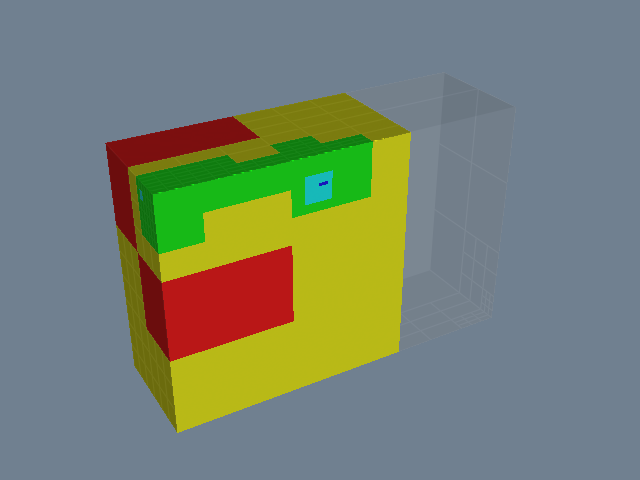

The Python source for this figure:
#!/usr/bin/env python

# Clip a hyper tree grid along an axis-aligned plane using
# vtkHyperTreeGridAxisClip.  The clipped result is rendered as a solid
# surface with the full HTG wireframe shown for context.

# Factory overrides: importing these modules registers the OpenGL rendering
# and interaction style implementations for vtkRenderingCore factory classes.
import vtkmodules.vtkInteractionStyle  # noqa: F401
import vtkmodules.vtkRenderingOpenGL2  # noqa: F401
# VTK pipeline classes used in this example
from vtkmodules.vtkFiltersHyperTree import (
    vtkHyperTreeGridAxisClip,
    vtkHyperTreeGridGeometry,
)
from vtkmodules.vtkFiltersSources import vtkHyperTreeGridSource
from vtkmodules.vtkRenderingCore import (
    vtkActor,
    vtkPolyDataMapper,
    vtkRenderWindow,
    vtkRenderWindowInteractor,
    vtkRenderer,
)

# Colors (normalized RGB)
light_gray_rgb = (0.800, 0.800, 0.800)
slate_gray_background_rgb = (0.439, 0.502, 0.565)

# Source: create a 3D hyper tree grid from a text descriptor
descriptor = (
    "RRR .R. .RR ..R ..R .R.|"
    "R.......................... "
    "........................... ........................... "
    ".............R............. ....RR.RR........R......... "
    ".....RRRR.....R.RR......... ........................... "
    "........................... "
    "...........................|"
    "........................... "
    "........................... ........................... "
    "...RR.RR.......RR.......... ........................... "
    "RR......................... ........................... "
    "........................... ........................... "
    "........................... ........................... "
    "........................... ........................... "
    "............RRR............|"
    "........................... "
    "........................... .......RR.................. "
    "........................... ........................... "
    "........................... ........................... "
    "........................... ........................... "
    "........................... "
    "...........................|"
    "........................... "
    "..........................."
)

source = vtkHyperTreeGridSource()
source.SetMaxDepth(6)
source.SetDimensions(4, 4, 3)
source.SetGridScale(1.5, 1.0, 0.7)
source.SetBranchFactor(4)
source.SetDescriptor(descriptor)
source.Update()
source.GetOutput().GetCellData().SetActiveScalars("Depth")

# Filter: clip away cells with X > 2.0 (keep the lower-X portion)
clip = vtkHyperTreeGridAxisClip()
clip.SetInputConnection(source.GetOutputPort())
clip.SetClipTypeToPlane()
clip.SetPlaneNormalAxis(0)  # 0 = X axis
clip.SetPlanePosition(2.0)
clip.InsideOutOff()

# Geometry: extract the clipped surface for rendering
clipped_geometry = vtkHyperTreeGridGeometry()
clipped_geometry.SetInputConnection(clip.GetOutputPort())

# Mapper: map the clipped surface colored by Depth
clipped_mapper = vtkPolyDataMapper()
clipped_mapper.SetInputConnection(clipped_geometry.GetOutputPort())
clipped_mapper.SetScalarModeToUseCellFieldData()
clipped_mapper.SelectColorArray("Depth")
clipped_mapper.SetScalarRange(0.0, 4.0)

# Actor: assign the clipped geometry
clipped_actor = vtkActor()
clipped_actor.SetMapper(clipped_mapper)

# Context: render the full HTG surface as a translucent wireframe
full_geometry = vtkHyperTreeGridGeometry()
full_geometry.SetInputConnection(source.GetOutputPort())

context_mapper = vtkPolyDataMapper()
context_mapper.SetInputConnection(full_geometry.GetOutputPort())
context_mapper.ScalarVisibilityOff()

context_actor = vtkActor()
context_actor.SetMapper(context_mapper)
context_actor.GetProperty().SetColor(light_gray_rgb)
context_actor.GetProperty().SetOpacity(0.15)
context_actor.GetProperty().EdgeVisibilityOn()
context_actor.GetProperty().SetEdgeColor(0.6, 0.6, 0.6)

# Renderer: assemble the scene and configure the camera
renderer = vtkRenderer()
renderer.AddActor(clipped_actor)
renderer.AddActor(context_actor)
renderer.SetBackground(slate_gray_background_rgb)

# Window: display the rendered scene
render_window = vtkRenderWindow()
render_window.AddRenderer(renderer)
render_window.SetWindowName("hypertreegrid axis clip")
render_window.SetMultiSamples(0)
render_window.SetSize(640, 480)

# Interactor: handle mouse and keyboard events
render_window_interactor = vtkRenderWindowInteractor()
render_window_interactor.SetRenderWindow(render_window)

# Scene: configure the camera
renderer.ResetCamera()
renderer.GetActiveCamera().Azimuth(150)
renderer.GetActiveCamera().Elevation(30)
renderer.ResetCameraClippingRange()

render_window_interactor.Initialize()
render_window_interactor.Start()
